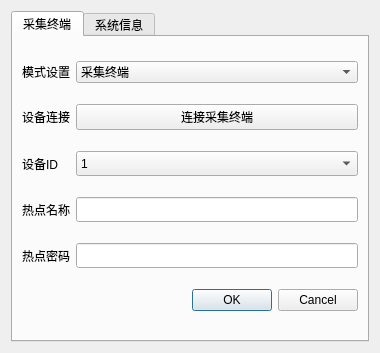
<?xml version="1.0" encoding="UTF-8"?>
<ui version="4.0">
 <class>DialogConf</class>
 <widget class="QDialog" name="DialogConf">
  <property name="geometry">
   <rect>
    <x>0</x>
    <y>0</y>
    <width>380</width>
    <height>353</height>
   </rect>
  </property>
  <property name="windowTitle">
   <string>终端设置</string>
  </property>
  <layout class="QGridLayout" name="gridLayout_4">
   <item row="0" column="0">
    <widget class="QTabWidget" name="tabWidget">
     <property name="currentIndex">
      <number>0</number>
     </property>
     <widget class="QWidget" name="Tab1">
      <attribute name="title">
       <string>采集终端</string>
      </attribute>
      <layout class="QGridLayout" name="gridLayout">
       <item row="2" column="0">
        <widget class="QLabel" name="label_9">
         <property name="text">
          <string>设备连接</string>
         </property>
        </widget>
       </item>
       <item row="3" column="0">
        <widget class="QLabel" name="label">
         <property name="text">
          <string>设备ID</string>
         </property>
        </widget>
       </item>
       <item row="0" column="0">
        <widget class="QLabel" name="label_10">
         <property name="text">
          <string>模式设置</string>
         </property>
        </widget>
       </item>
       <item row="2" column="1" colspan="2">
        <widget class="QPushButton" name="pushButton_3">
         <property name="sizePolicy">
          <sizepolicy hsizetype="Preferred" vsizetype="Fixed">
           <horstretch>0</horstretch>
           <verstretch>0</verstretch>
          </sizepolicy>
         </property>
         <property name="minimumSize">
          <size>
           <width>0</width>
           <height>25</height>
          </size>
         </property>
         <property name="text">
          <string>连接采集终端</string>
         </property>
        </widget>
       </item>
       <item row="6" column="2">
        <widget class="QDialogButtonBox" name="buttonBox">
         <property name="standardButtons">
          <set>QDialogButtonBox::Cancel|QDialogButtonBox::Ok</set>
         </property>
        </widget>
       </item>
       <item row="5" column="0">
        <widget class="QLabel" name="label_3">
         <property name="text">
          <string>热点密码</string>
         </property>
        </widget>
       </item>
       <item row="5" column="1" colspan="2">
        <widget class="QLineEdit" name="lineEdit_2">
         <property name="minimumSize">
          <size>
           <width>0</width>
           <height>25</height>
          </size>
         </property>
        </widget>
       </item>
       <item row="4" column="1" colspan="2">
        <widget class="QLineEdit" name="lineEdit">
         <property name="sizePolicy">
          <sizepolicy hsizetype="Expanding" vsizetype="Fixed">
           <horstretch>0</horstretch>
           <verstretch>0</verstretch>
          </sizepolicy>
         </property>
         <property name="minimumSize">
          <size>
           <width>0</width>
           <height>25</height>
          </size>
         </property>
        </widget>
       </item>
       <item row="3" column="1" colspan="2">
        <widget class="QComboBox" name="comboBox">
         <property name="minimumSize">
          <size>
           <width>0</width>
           <height>25</height>
          </size>
         </property>
         <item>
          <property name="text">
           <string>1</string>
          </property>
         </item>
         <item>
          <property name="text">
           <string>2</string>
          </property>
         </item>
         <item>
          <property name="text">
           <string>3</string>
          </property>
         </item>
         <item>
          <property name="text">
           <string>4</string>
          </property>
         </item>
         <item>
          <property name="text">
           <string>5</string>
          </property>
         </item>
        </widget>
       </item>
       <item row="4" column="0">
        <widget class="QLabel" name="label_2">
         <property name="text">
          <string>热点名称</string>
         </property>
        </widget>
       </item>
       <item row="0" column="1" colspan="2">
        <widget class="QComboBox" name="comboBox_2">
         <item>
          <property name="text">
           <string>采集终端</string>
          </property>
         </item>
         <item>
          <property name="text">
           <string>同步时钟</string>
          </property>
         </item>
        </widget>
       </item>
      </layout>
     </widget>
     <widget class="QWidget" name="Tab2">
      <attribute name="title">
       <string>系统信息</string>
      </attribute>
      <layout class="QVBoxLayout" name="verticalLayout_2">
       <item>
        <widget class="QGroupBox" name="groupBox">
         <property name="title">
          <string>本地信息</string>
         </property>
         <layout class="QGridLayout" name="gridLayout_2">
          <item row="0" column="0">
           <widget class="QLabel" name="label_4">
            <property name="sizePolicy">
             <sizepolicy hsizetype="Minimum" vsizetype="Preferred">
              <horstretch>0</horstretch>
              <verstretch>0</verstretch>
             </sizepolicy>
            </property>
            <property name="minimumSize">
             <size>
              <width>90</width>
              <height>0</height>
             </size>
            </property>
            <property name="text">
             <string>本机IP</string>
            </property>
           </widget>
          </item>
          <item row="0" column="3">
           <widget class="QLineEdit" name="lineEdit_4"/>
          </item>
          <item row="1" column="3">
           <widget class="QLineEdit" name="lineEdit_5"/>
          </item>
          <item row="2" column="3">
           <widget class="QLineEdit" name="lineEdit_6"/>
          </item>
          <item row="2" column="0">
           <widget class="QLabel" name="label_6">
            <property name="text">
             <string>本地数据端口</string>
            </property>
           </widget>
          </item>
          <item row="1" column="0">
           <widget class="QLabel" name="label_5">
            <property name="text">
             <string>本地命令端口</string>
            </property>
           </widget>
          </item>
         </layout>
        </widget>
       </item>
       <item>
        <widget class="QGroupBox" name="groupBox_2">
         <property name="title">
          <string>服务器信息</string>
         </property>
         <layout class="QGridLayout" name="gridLayout_3">
          <item row="0" column="0">
           <widget class="QLabel" name="label_7">
            <property name="sizePolicy">
             <sizepolicy hsizetype="Minimum" vsizetype="Preferred">
              <horstretch>0</horstretch>
              <verstretch>0</verstretch>
             </sizepolicy>
            </property>
            <property name="minimumSize">
             <size>
              <width>90</width>
              <height>0</height>
             </size>
            </property>
            <property name="text">
             <string>服务器IP</string>
            </property>
           </widget>
          </item>
          <item row="0" column="1">
           <widget class="QLineEdit" name="lineEdit_7"/>
          </item>
          <item row="1" column="0">
           <widget class="QLabel" name="label_8">
            <property name="sizePolicy">
             <sizepolicy hsizetype="Minimum" vsizetype="Preferred">
              <horstretch>0</horstretch>
              <verstretch>0</verstretch>
             </sizepolicy>
            </property>
            <property name="text">
             <string>服务器端口</string>
            </property>
           </widget>
          </item>
          <item row="1" column="1">
           <widget class="QLineEdit" name="lineEdit_8"/>
          </item>
         </layout>
        </widget>
       </item>
       <item>
        <widget class="QDialogButtonBox" name="buttonBox_2">
         <property name="standardButtons">
          <set>QDialogButtonBox::Cancel|QDialogButtonBox::Ok</set>
         </property>
        </widget>
       </item>
      </layout>
     </widget>
    </widget>
   </item>
  </layout>
 </widget>
 <resources/>
 <connections/>
</ui>
